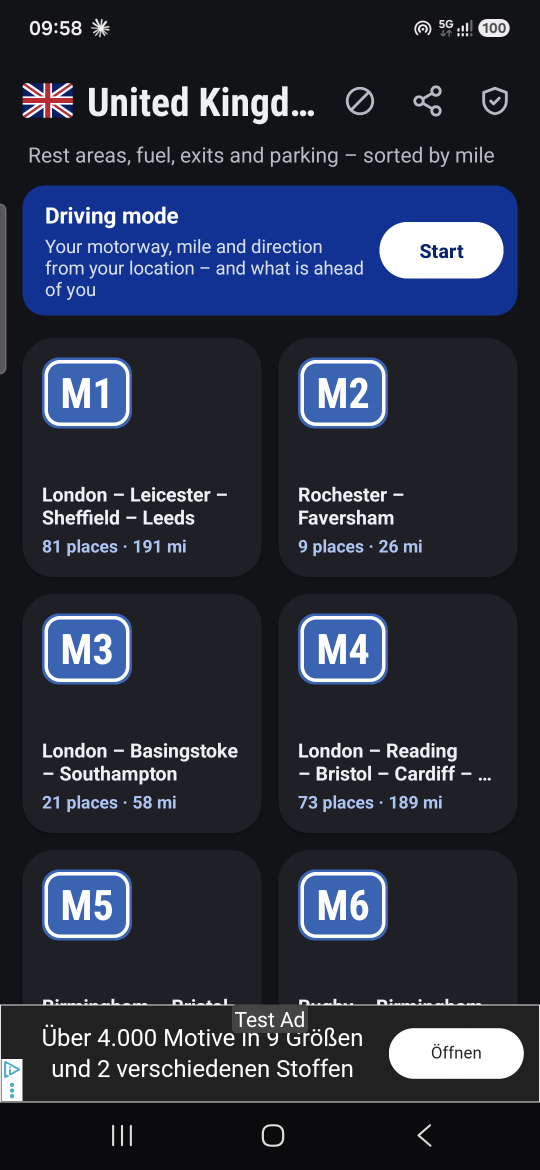
#> input picture play/snimci/sirovo/en1.png, 1080 x 2340 px (shown at 1/2 size); its folder holds 4 pictures in this run
$ python uramljivanje.py
#> lines starting #> are read from the running program, lines starting #| are printed output that depends on the picture; after the words box and inside, x2 and y2 are one past the last pixel; in counts of white or black regions, pixels touching at a corner belong together
"""
Snimci ekrana za Google Play: naslov gore, ekran telefona (bez statusne trake i reklame) sa senkom, gradijent u bojama ikone.
Ulaz: sirovi snimci 1080x2340 u play/snimci/sirovo/ (s1…s5), izlaz: play/snimci/<jezik>_<n>.png (1080x1920).

  python alati/uramljivanje.py
"""
import os
from PIL import Image, ImageDraw, ImageFont, ImageFilter

KOREN = os.path.join(os.path.dirname(os.path.abspath(__file__)), '..', 'play', 'snimci')
SIROVO = os.path.join(KOREN, 'sirovo')
# (fajl, donja ivica isečka: liste imaju reklamu na dnu, detalji nemaju)
SNIMCI = [(1, 2000), (2, 2000), (3, 2200), (4, 2000)]   # sirovo/<jezik><n>.png (aplikacija na tom jeziku)
NASLOVI = {
    'en': ['Every UK motorway, even offline', 'Junctions and services by mile',
           'Fuel brands, food, EV charging and facilities', 'Filter: fuel, food, parking'],
}
W, H = 1080, 1920
font = ImageFont.truetype(r'C:\Windows\Fonts\segoeuib.ttf', 64)


def gradijent():
    im = Image.new('RGB', (W, H)); d = ImageDraw.Draw(im)
    for y in range(H):
        t = y / H
        d.line([(0, y), (W, y)], fill=tuple(int(a + (b - a) * t) for a, b in zip((20, 40, 100), (20, 24, 36))))
    for i, boja in enumerate([(1, 33, 105), (255, 255, 255), (200, 16, 46)]):  # plavo-belo-crveno
        d.rectangle([0, i * 6, W, i * 6 + 5], fill=boja)   # vodoravne pruge kao zastava
    return im


def prelom(txt, maxw, d):
    redovi, r = [], ''
    for w in txt.split():
        p = (r + ' ' + w).strip()
        if d.textlength(p, font=font) <= maxw: r = p
        else: redovi.append(r); r = w
    redovi.append(r)
    return redovi


for jezik, naslovi in NASLOVI.items():
    for i, ((f, dno), nas) in enumerate(zip(SNIMCI, naslovi), 1):
        s = Image.open(os.path.join(SIROVO, f'{jezik}{f}.png')).convert('RGB').crop((0, 100, 1080, dno))
        can = gradijent(); d = ImageDraw.Draw(can)
#> in gradijent, `im = Image.new('RGB', (W, H))`: im: PIL image 1080x1920 RGB; every value is 0
#> after `can = gradijent()`:
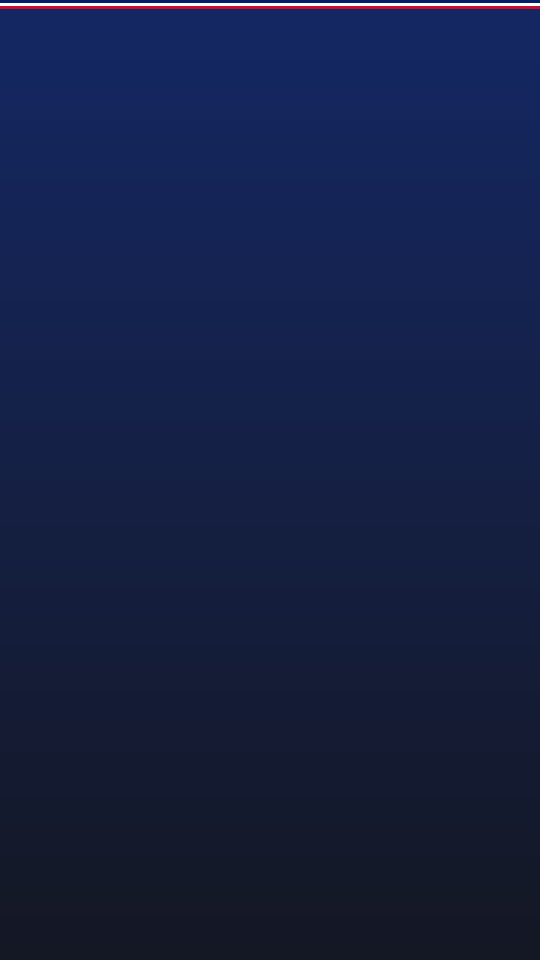
#> can: PIL image 1080x1920 RGB (shown at 1/2 size); mean R, G, B 21.2, 32.1, 67.9
        y = 80
        for r in prelom(nas, W - 140, d):
#> in prelom, `redovi, r = [], ''`: r = ''
            tw = d.textlength(r, font=font); d.text(((W - tw) / 2, y), r, font=font, fill='white'); y += 82
#> this loop made 2 passes
#> after the loop, y = 244
        # ekran telefona: što veći, ispod naslova
        vis = H - (y + 40) - 50
#> vis = 1586
        sc = min(vis / s.height, 0.86)
#> sc = 0.835
        s = s.resize((int(s.width * sc), int(s.height * sc)), Image.LANCZOS)
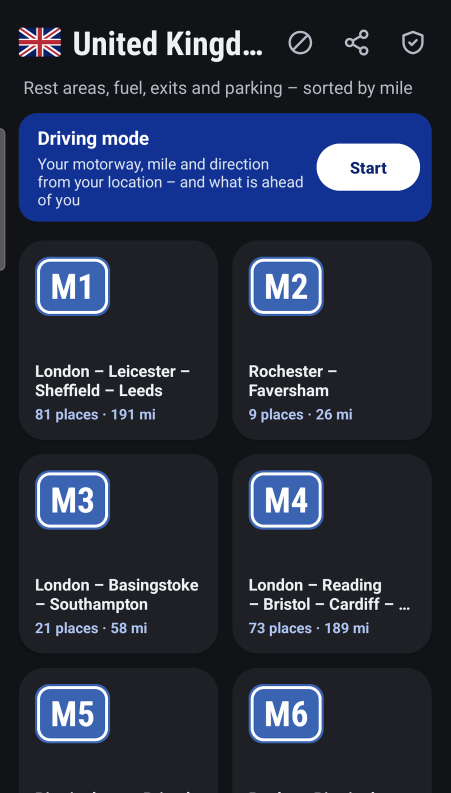
#> s: PIL image 901x1586 RGB (shown at 1/2 size); mean R, G, B 41.4, 48.2, 66.6
        maska = Image.new('L', s.size, 0)
#> maska: PIL image 901x1586 L; every value is 0
        ImageDraw.Draw(maska).rounded_rectangle([0, 0, s.width - 1, s.height - 1], radius=36, fill=255)
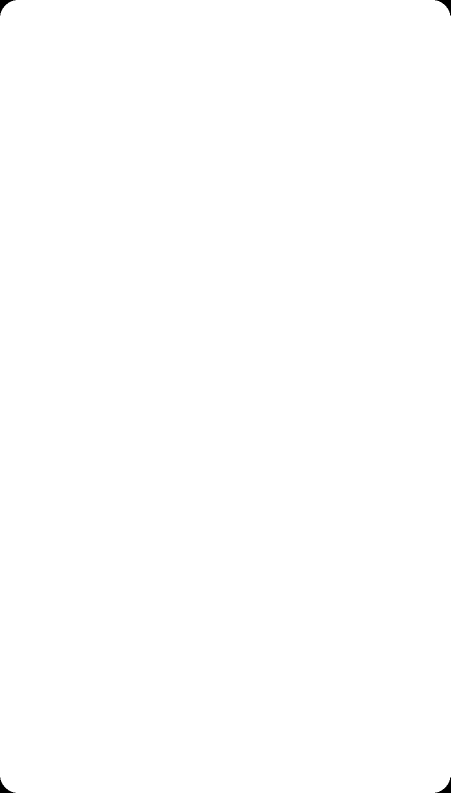
#> maska: PIL image 901x1586 L (shown at 1/2 size); 99.9% white; 4 black regions, box (x1, y1, x2, y2) and area: (0, 0, 31, 31) 287, (870, 0, 901, 31) 287, (0, 1555, 31, 1586) 287, (870, 1555, 901, 1586) 287
        x0, y0 = (W - s.width) // 2, H - s.height - 50
#> x0 = 89; y0 = 284
        senka = Image.new('RGBA', (s.width + 80, s.height + 80), (0, 0, 0, 0))
#> senka: PIL image 981x1666 RGBA; every value is 0
        ImageDraw.Draw(senka).rounded_rectangle([40, 40, s.width + 40, s.height + 40], radius=40, fill=(0, 0, 0, 150))
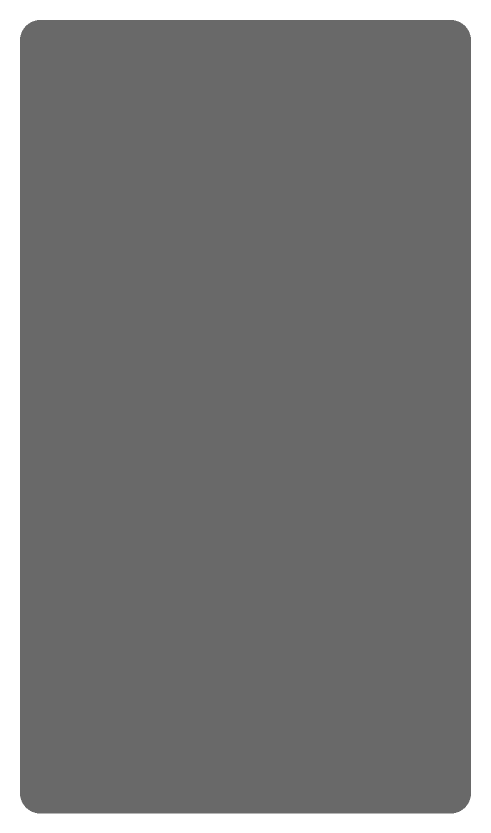
#> senka: PIL image 981x1666 RGBA (shown at 1/2 size); mean R, G, B, A 0, 0, 0, 131.3; transparent parts drawn white
        senka = senka.filter(ImageFilter.GaussianBlur(22))
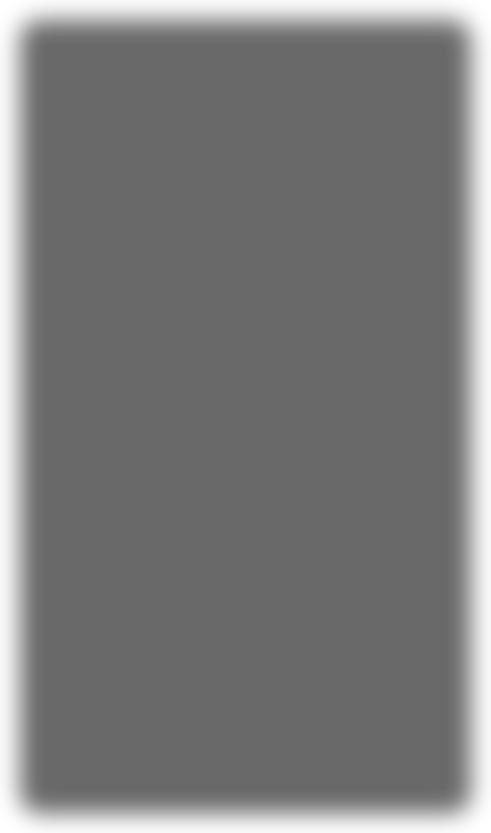
#> senka: PIL image 981x1666 RGBA (shown at 1/2 size); mean R, G, B, A 0, 0, 0, 131.2; transparent parts drawn white
        can.paste(senka, (x0 - 40, y0 - 30), senka)
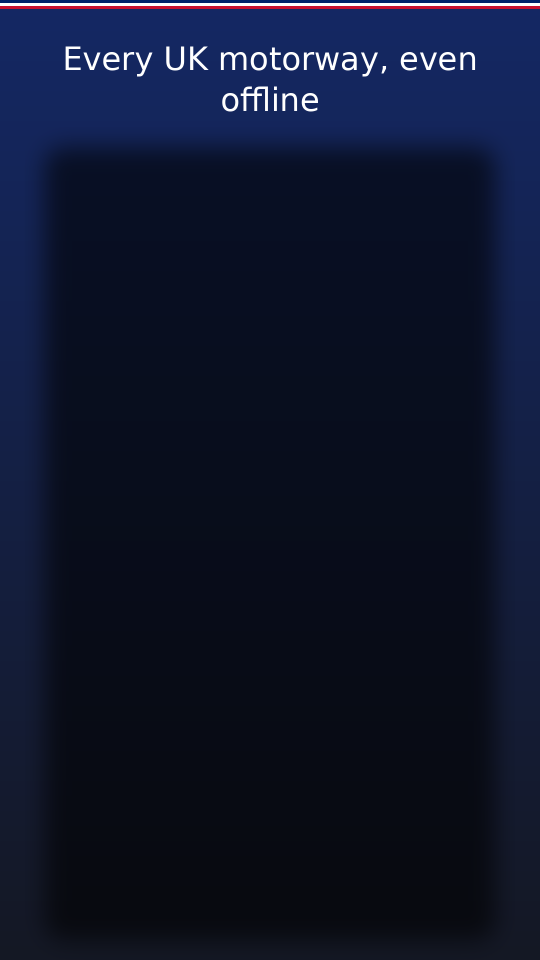
#> can: PIL image 1080x1920 RGB (shown at 1/2 size); mean R, G, B 14.5, 21.1, 43.2
        can.paste(s, (x0, y0), maska)
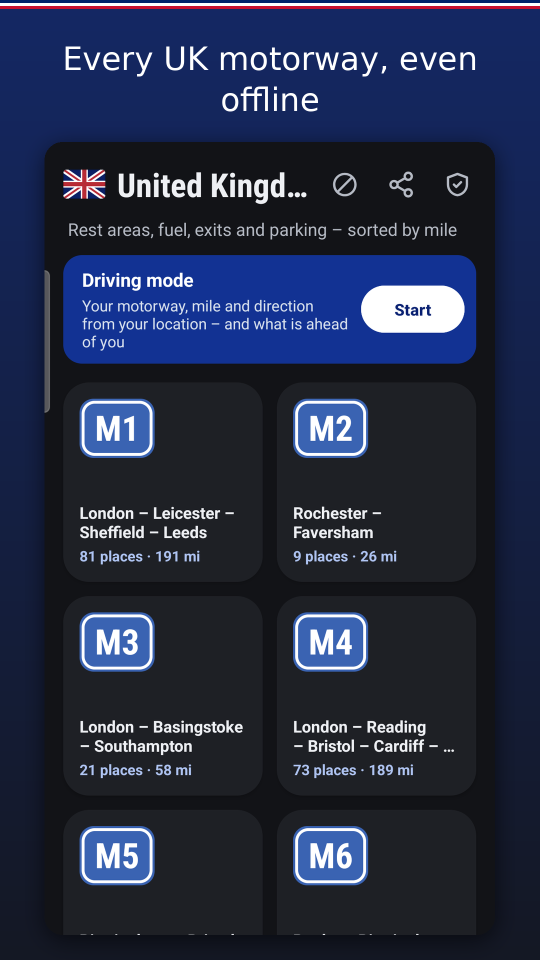
#> can: PIL image 1080x1920 RGB (shown at 1/2 size); mean R, G, B 37.2, 45.3, 70.2
        can.save(os.path.join(KOREN, f'{jezik}_{i}.png'))
print('play/snimci: en_1..4')
